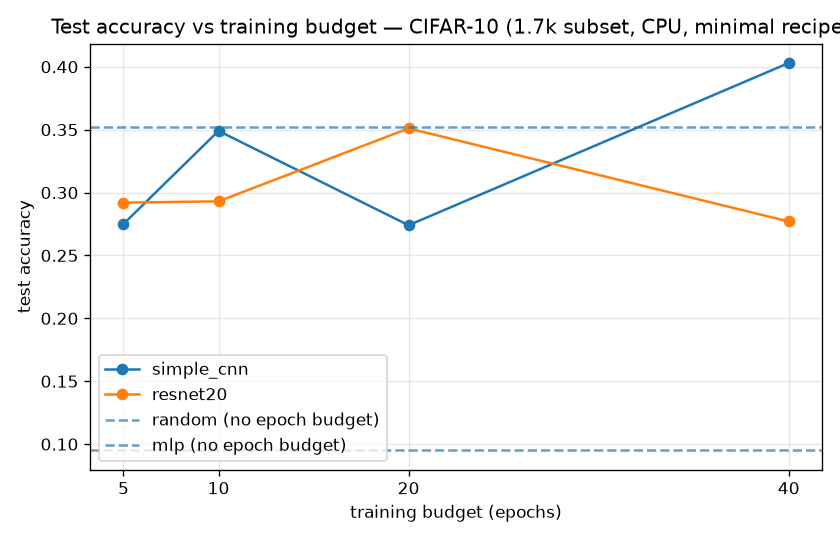

Python code for this plot:
# Copyright (c) 2026 Pointmatic
# SPDX-License-Identifier: Apache-2.0
"""Capacity-vs-budget crossover experiment (Story H.f.4).

Materializes a ladder of (model x training-budget) points over the 1,700-image
CIFAR-10 DR-1 subset and emits a results table + an accuracy-vs-budget figure. It
demonstrates that the more-expressive CNN *underperforms* the flattened-pixel
scikit-learn MLP at a small training budget and *overtakes* it once the budget is
scaled — the capacity-vs-budget lesson (the legacy-model-vs-modern analogy). Each
point is a cached, deterministic `ModelInstance` (FR-25), so the whole study is
reproducible and byte-stable.

Run (from the repo root, with the DR-1 instance materialized under ./data):

    pyve env run smoke-pytorch -- python scripts/experiments/budget_crossover.py

The runner reuses the committed teaching recipes (`recipes/cifar10_{random,mlp,
cnn}.yml`); the `simple_cnn` / `resnet20` epoch points are derived by overriding
`Training.max_epochs` (and `Architecture.type` for `resnet20`) — each equivalent
to a recipe variant. CPU-only; no DataRefinery work (data prep is upstream).
"""

from __future__ import annotations

import logging
import tempfile
from dataclasses import dataclass
from pathlib import Path

_REPO_ROOT = Path(__file__).resolve().parents[2]
_OUT_DIR = Path(__file__).resolve().parent
_DATA_ROOT = "data"
#: The training-budget axis (epochs) swept for the trainable architectures.
EPOCHS: tuple[int, ...] = (5, 10, 20, 40)


@dataclass(frozen=True)
class LadderPoint:
    """One (model, budget) point in the study."""

    label: str
    recipe: str
    epochs: int | None  # None => a fixed reference (random / mlp)
    arch_type: str | None = None  # override Architecture.type (e.g. resnet20)


def build_ladder() -> list[LadderPoint]:
    """The ladder: two fixed references + two architectures swept over `EPOCHS`."""
    points: list[LadderPoint] = [
        LadderPoint("random", "recipes/cifar10_random.yml", None),
        LadderPoint("mlp", "recipes/cifar10_mlp.yml", None),
    ]
    points += [LadderPoint("simple_cnn", "recipes/cifar10_cnn.yml", e) for e in EPOCHS]
    points += [
        LadderPoint("resnet20", "recipes/cifar10_cnn.yml", e, arch_type="resnet20") for e in EPOCHS
    ]
    return points


def render_table(results: list[tuple[str, int | None, float]]) -> str:
    """Render `(label, epochs, test_accuracy)` rows as a Markdown table."""
    lines = ["| model | epochs | test accuracy |", "|---|---:|---:|"]
    for label, epochs, acc in results:
        ep = "—" if epochs is None else str(epochs)
        lines.append(f"| {label} | {ep} | {acc:.4f} |")
    return "\n".join(lines)


def _materialize_point(point: LadderPoint) -> float:
    """Materialize one ladder point through the public surface; return test accuracy."""
    import yaml

    from modelfoundry import ModelFoundry
    from modelfoundry.core.config import RuntimeConfig

    recipe = yaml.safe_load((_REPO_ROOT / point.recipe).read_text(encoding="utf-8"))
    recipe.pop("variants", None)  # the runner owns the budget axis, not the recipe variants
    if point.arch_type is not None:
        recipe["Architecture"] = {"type": point.arch_type, "num_classes": 10, "in_channels": 3}
    if point.epochs is not None:
        recipe.setdefault("Training", {})
        recipe["Training"]["max_epochs"] = point.epochs

    tmp = Path(tempfile.mkdtemp())
    recipe_path = tmp / "recipe.yml"
    recipe_path.write_text(yaml.safe_dump(recipe), encoding="utf-8")
    config = RuntimeConfig(cache_root=tmp / "cache")
    instance = ModelFoundry.from_recipe(
        str(recipe_path), data=_DATA_ROOT, config=config
    ).materialize()
    return float(instance.evaluation["test"]["accuracy"])


def _save_figure(results: list[tuple[str, int | None, float]], path: Path) -> None:
    """Accuracy-vs-budget: a curve per swept architecture; fixed refs as h-lines."""
    import matplotlib

    matplotlib.use("Agg")
    import matplotlib.pyplot as plt

    by_label: dict[str, list[tuple[int, float]]] = {}
    refs: dict[str, float] = {}
    for label, epochs, acc in results:
        if epochs is None:
            refs[label] = acc
        else:
            by_label.setdefault(label, []).append((epochs, acc))

    fig, ax = plt.subplots(figsize=(7, 4.5))
    for label, pts in by_label.items():
        pts.sort()
        xs = [e for e, _ in pts]
        ys = [a for _, a in pts]
        ax.plot(xs, ys, marker="o", label=label)
    for label, acc in refs.items():
        ax.axhline(acc, linestyle="--", alpha=0.7, label=f"{label} (no epoch budget)")

    ax.set_xlabel("training budget (epochs)")
    ax.set_ylabel("test accuracy")
    ax.set_title("Test accuracy vs training budget — CIFAR-10 (1.7k subset, CPU, minimal recipes)")
    ax.set_xticks(list(EPOCHS))
    ax.legend()
    ax.grid(True, alpha=0.3)
    fig.tight_layout()
    fig.savefig(path, dpi=120)
    plt.close(fig)


def main() -> None:
    logging.disable(logging.INFO)
    results: list[tuple[str, int | None, float]] = []
    for point in build_ladder():
        acc = _materialize_point(point)
        results.append((point.label, point.epochs, acc))
        print(f"{point.label:>11}  epochs={point.epochs!s:>4}  test_acc={acc:.4f}", flush=True)

    table = render_table(results)
    (_OUT_DIR / "budget_crossover_results.md").write_text(table + "\n", encoding="utf-8")
    _save_figure(results, _OUT_DIR / "budget_crossover.png")
    print("\n" + table)


if __name__ == "__main__":
    main()
